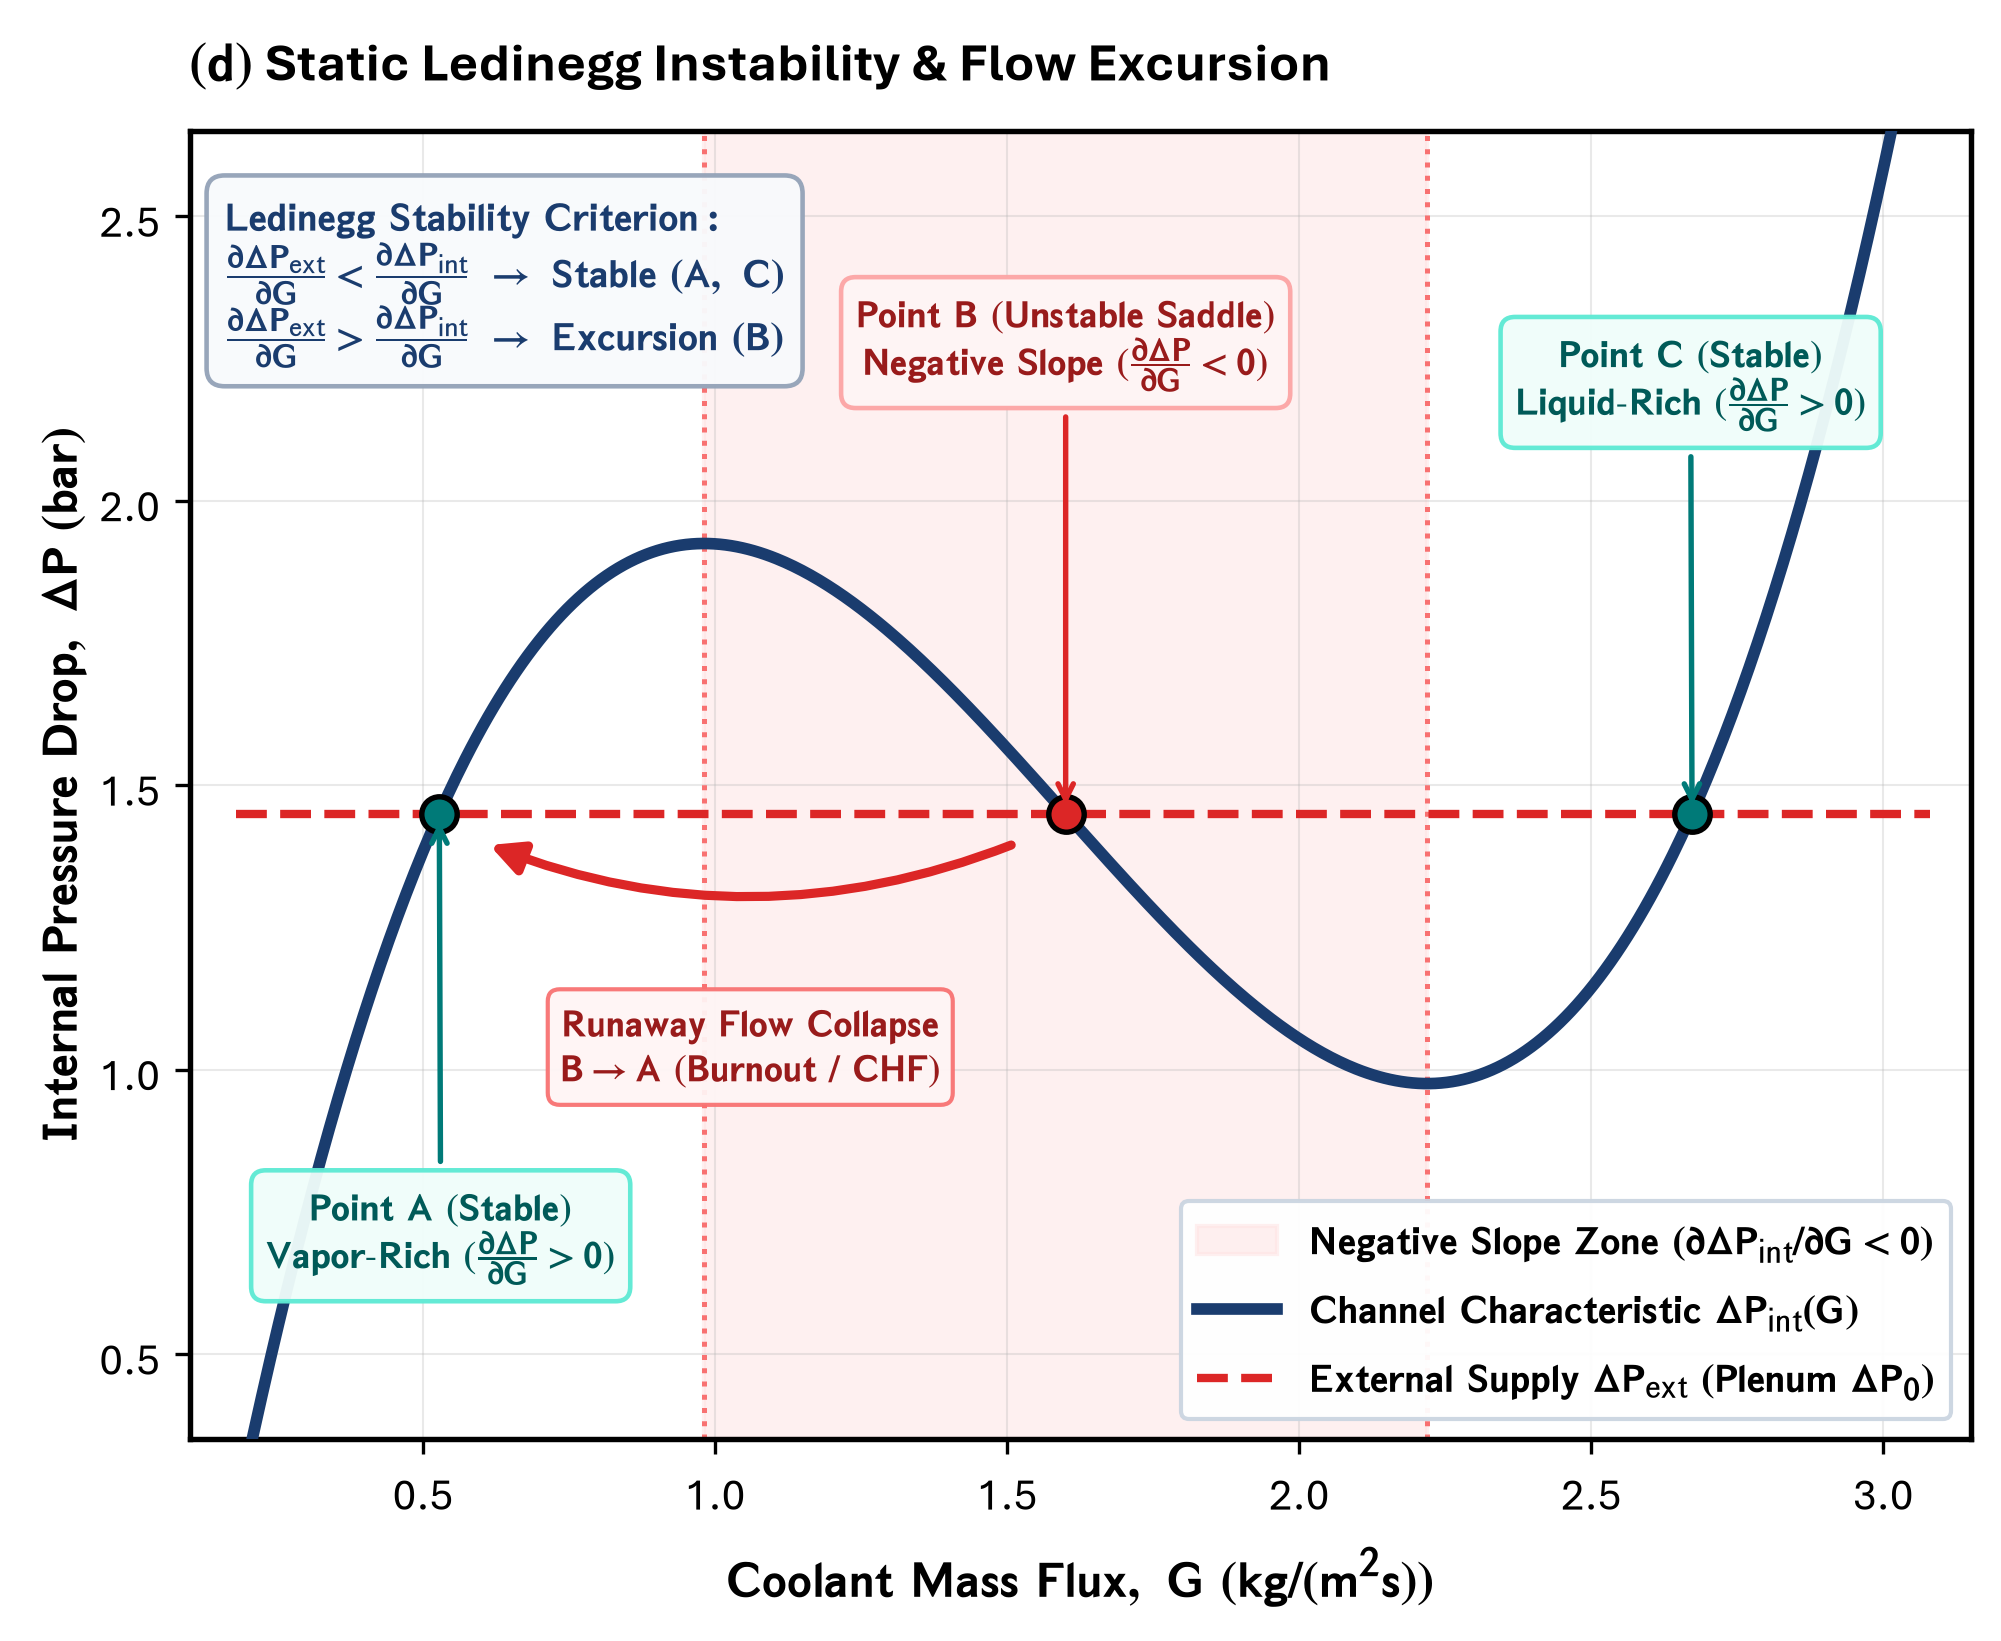

Reproduce this figure in Python.
"""Panel (d): Static Ledinegg Instability & Dynamic Excursion Runaway Jump
Modular, Fully-Configurable Python Script styled with modern Aptos typography.

Features:
- Aptos font family with STIX-Sans mathematical fontset.
- Complete `CONFIG` styling dictionary controlling all typography, colors, geometries, and texts.
- Physical S-curve with 3 intersection operating points:
    * Point A (Stable Low-Flow / Vapor-Rich Branch)
    * Point B (Unstable Saddle / Negative Slope Branch)
    * Point C (Stable High-Flow / Liquid-Rich Branch)
- Shaded Ledinegg Negative Slope Instability Zone (∂ΔP/∂G < 0).
- Dynamic Flow Excursion / Runaway Jump trajectory (B -> A CHF Burnout collapse).
- Governing Ledinegg Stability Criterion equation card.
- Single-column journal layout.
"""
import os
import glob
import matplotlib.pyplot as plt
import matplotlib.font_manager as fm
import matplotlib._mathtext as mmt
import numpy as np

# ==============================================================================
# 0. FONT REGISTRATION (Aptos / CloudFonts)
# ==============================================================================
cloud_dir = r"C:\Users\User\AppData\Local\Microsoft\FontCache\4\CloudFonts"
for d in glob.glob(os.path.join(cloud_dir, "Aptos*")):
    for f in glob.glob(os.path.join(d, "*.ttf")):
        try:
            fm.fontManager.addfont(f)
        except Exception:
            pass

# ==============================================================================
# MASTER CONFIGURATION & STYLING DICTIONARY
# ==============================================================================
CONFIG = {
    # 1. Figure & Canvas
    "figure": {
        "figsize": (6.8, 5.6),
        "dpi": 300,
        "tight_layout": True,
        "output_path": "d:/AGravity/Tide_Tutor/Figures/figure_1/panel_d_ledinegg_excursion.png",
    },

    # 2. Typography & Matplotlib RC Params (Aptos + stixsans)
    "typography": {
        "font.family": "Aptos",
        "font.sans-serif": ["Aptos", "Segoe UI", "Arial", "DejaVu Sans"],
        "font.size": 11,
        "axes.labelsize": 12.0,
        "axes.titlesize": 13.0,
        "xtick.labelsize": 10.5,
        "ytick.labelsize": 10.5,
        "legend.fontsize": 9.8,
        "axes.linewidth": 1.3,
        "grid.linewidth": 0.5,
        "grid.alpha": 0.28,
        "mathtext.fontset": "stixsans",
        "mathtext_shrink_factor": 0.85,  # Subscript & superscript scaling (default 0.7)
    },

    # 3. Global Color Palette
    "palette": {
        "channel_curve": "#1a3c6e",    # Deep Navy
        "pump_supply": "#dc2626",      # Bright Crimson
        "stable_pt": "#007a78",        # Teal / Emerald
        "unstable_pt": "#dc2626",      # Crimson
        "excursion_arrow": "#dc2626",  # Red
        "instability_zone": "#fee2e2", # Soft Red Shading
        "instability_border": "#f87171",
        "card_bg": "#f8fafc",
        "card_border": "#94a3b8",
    },

    # 4. Axes, Title & Labels
    "axes": {
        "title": {
            "text": r"$\mathbf{(d)}$ Static Ledinegg Instability & Flow Excursion",
            "fontsize": 13.0,
            "fontweight": "bold",
            "pad": 12,
            "loc": "left",
        },
        "xlabel": {
            "text": r"$\mathbf{Coolant\ Mass\ Flux,\ G\ (kg/(m^2 s))}$",
            "fontsize": 12.0,
            "fontweight": "bold",
            "labelpad": 6,
        },
        "ylabel": {
            "text": r"$\mathbf{Internal\ Pressure\ Drop,\ \Delta P\ (bar)}$",
            "fontsize": 12.0,
            "fontweight": "bold",
            "labelpad": 2,
        },
        "xlim": (0.1, 3.15),
        "ylim": (0.35, 2.65),
        "grid": True,
    },

    # 5. Physics Curves
    "curves": {
        "g_range": (0.18, 3.08, 600),
        "pump_head": 1.45,
        "s_curve": {
            "label": r"$\mathbf{Channel\ Characteristic\ \Delta P_{\mathrm{int}}(G)}$",
            "color": "#1a3c6e",
            "linestyle": "-",
            "linewidth": 2.8,
            "zorder": 4,
        },
        "pump_line": {
            "label": r"$\mathbf{External\ Supply\ \Delta P_{\mathrm{ext}}\ (Plenum\ \Delta P_0)}$",
            "color": "#dc2626",
            "linestyle": "--",
            "linewidth": 2.0,
            "zorder": 3,
        },
    },

    # 6. Instability Zone Shading
    "instability_zone": {
        "color": "#fee2e2",
        "alpha": 0.50,
        "border_color": "#f87171",
        "border_linestyle": ":",
        "border_linewidth": 1.2,
        "label": r"$\mathbf{Negative\ Slope\ Zone\ (\partial \Delta P_{\mathrm{int}} / \partial G < 0)}$",
    },

    # 7. Operating Points Annotations
    "operating_points": {
        "marker_size": 8.5,
        "edge_color": "black",
        "edge_width": 1.3,
        "zorder": 6,
        "pt_A": {
            "name": "A",
            "color": "#007a78",
            "xytext": (0.53, 0.65),
            "text": (
                r"$\mathbf{Point\ A\ (Stable)}$" + "\n"
                r"$\mathbf{Vapor\text{-}Rich\ (\frac{\partial \Delta P}{\partial G} > 0)}$"
            ),
            "fontsize": 9.2,
            "fontweight": "bold",
            "color_text": "#005a58",
            "bbox": {
                "boxstyle": "round,pad=0.38",
                "fc": "#f0fdfa",
                "ec": "#5eead4",
                "lw": 1.1,
                "alpha": 0.96,
            },
            "arrowprops": {
                "arrowstyle": "->",
                "color": "#007a78",
                "lw": 1.3,
            },
        },
        "pt_B": {
            "name": "B",
            "color": "#dc2626",
            "xytext": (1.60, 2.22),
            "text": (
                r"$\mathbf{Point\ B\ (Unstable\ Saddle)}$" + "\n"
                r"$\mathbf{Negative\ Slope\ (\frac{\partial \Delta P}{\partial G} < 0)}$"
            ),
            "fontsize": 9.2,
            "fontweight": "bold",
            "color_text": "#991b1b",
            "bbox": {
                "boxstyle": "round,pad=0.38",
                "fc": "#fff5f5",
                "ec": "#fca5a5",
                "lw": 1.1,
                "alpha": 0.96,
            },
            "arrowprops": {
                "arrowstyle": "->",
                "color": "#dc2626",
                "lw": 1.3,
            },
        },
        "pt_C": {
            "name": "C",
            "color": "#007a78",
            "xytext": (2.67, 2.15),
            "text": (
                r"$\mathbf{Point\ C\ (Stable)}$" + "\n"
                r"$\mathbf{Liquid\text{-}Rich\ (\frac{\partial \Delta P}{\partial G} > 0)}$"
            ),
            "fontsize": 9.2,
            "fontweight": "bold",
            "color_text": "#005a58",
            "bbox": {
                "boxstyle": "round,pad=0.38",
                "fc": "#f0fdfa",
                "ec": "#5eead4",
                "lw": 1.1,
                "alpha": 0.96,
            },
            "arrowprops": {
                "arrowstyle": "->",
                "color": "#007a78",
                "lw": 1.3,
            },
        },
    },

    # 8. Dynamic Excursion Jump Trajectory
    "excursion_jump": {
        "start": (1.52, 1.40),
        "end": (0.60, 1.40),
        "arrowprops": {
            "arrowstyle": "-|>",
            "color": "#dc2626",
            "lw": 2.2,
            "ls": "-",
            "mutation_scale": 16,
            "connectionstyle": "arc3,rad=-0.20",
        },
        "text": (
            r"$\mathbf{Runaway\ Flow\ Collapse}$" + "\n"
            r"$\mathbf{B \rightarrow A\ (Burnout\ /\ CHF)}$"
        ),
        "x": 1.06,
        "y": 1.12,
        "fontsize": 9.0,
        "color": "#991b1b",
        "ha": "center",
        "va": "top",
        "bbox": {
            "boxstyle": "round,pad=0.32",
            "fc": "#fff5f5",
            "ec": "#f87171",
            "lw": 1.0,
            "alpha": 0.94,
        },
    },

    # 9. Stability Criterion Card
    "stability_card": {
        "coordinate_system": "data",
        "x": 0.16,
        "y": 2.54,
        "ha": "left",
        "va": "top",
        "text": (
            r"$\mathbf{Ledinegg\ Stability\ Criterion:}$" + "\n"
            r"$\mathbf{\frac{\partial \Delta P_{\mathrm{ext}}}{\partial G} < \frac{\partial \Delta P_{\mathrm{int}}}{\partial G}\ \rightarrow\ Stable\ (A,\ C)}$" + "\n"
            r"$\mathbf{\frac{\partial \Delta P_{\mathrm{ext}}}{\partial G} > \frac{\partial \Delta P_{\mathrm{int}}}{\partial G}\ \rightarrow\ Excursion\ (B)}$"
        ),
        "fontsize": 9.6,
        "fontweight": "bold",
        "color": "#1a3c6e",
        "bbox": {
            "boxstyle": "round,pad=0.45",
            "fc": "#f8fafc",
            "ec": "#94a3b8",
            "lw": 1.1,
            "alpha": 0.96,
        },
    },

    # 10. Legend
    "legend": {
        "loc": "lower right",
        "frameon": True,
        "framealpha": 0.95,
        "facecolor": "white",
        "edgecolor": "#cbd5e1",
        "fontsize": 9.6,
    },
}


# ==============================================================================
# PLOTTING ENGINE (Reads 100% from CONFIG)
# ==============================================================================
def generate_panel_d(config=CONFIG):
    # Apply Typography & RC Params
    typo_cfg = dict(config["typography"])
    shrink_factor = typo_cfg.pop("mathtext_shrink_factor", 0.85)
    mmt.SHRINK_FACTOR = shrink_factor
    plt.rcParams.update(typo_cfg)

    # Create Canvas
    fig, ax = plt.subplots(figsize=config["figure"]["figsize"], dpi=config["figure"]["dpi"])

    # Set Title & Axes Labels
    ax_cfg = config["axes"]
    ax.set_title(ax_cfg["title"]["text"],
                 fontsize=ax_cfg["title"]["fontsize"],
                 fontweight=ax_cfg["title"]["fontweight"],
                 pad=ax_cfg["title"]["pad"],
                 loc=ax_cfg["title"]["loc"])
    
    ax.set_xlabel(ax_cfg["xlabel"]["text"],
                  fontsize=ax_cfg["xlabel"]["fontsize"],
                  fontweight=ax_cfg["xlabel"]["fontweight"],
                  labelpad=ax_cfg["xlabel"]["labelpad"])
    
    ax.set_ylabel(ax_cfg["ylabel"]["text"],
                  fontsize=ax_cfg["ylabel"]["fontsize"],
                  fontweight=ax_cfg["ylabel"]["fontweight"],
                  labelpad=ax_cfg["ylabel"]["labelpad"])
    
    ax.set_xlim(*ax_cfg["xlim"])
    ax.set_ylim(*ax_cfg["ylim"])
    ax.grid(ax_cfg["grid"])

    # Generate Mass Flux Domain & Physics S-Curve
    g_min, g_max, g_pts = config["curves"]["g_range"]
    G = np.linspace(g_min, g_max, g_pts)
    
    def s_curve_func(g):
        x = g - 1.6
        return x**3 - 1.15 * x + 1.45

    dp_int = s_curve_func(G)
    pump_head = config["curves"]["pump_head"]
    pump_line = np.full_like(G, pump_head)

    # Negative Slope Turning Points
    # d(dP)/dG = 3*(G - 1.6)^2 - 1.15 = 0 => G = 1.6 +/- sqrt(1.15/3)
    delta_turn = np.sqrt(1.15 / 3.0)
    g_turn_max = 1.6 - delta_turn  # ~0.981
    g_turn_min = 1.6 + delta_turn  # ~2.219

    # 1. Shaded Instability Zone
    iz_cfg = config["instability_zone"]
    ax.axvspan(g_turn_max, g_turn_min,
               color=iz_cfg["color"],
               alpha=iz_cfg["alpha"],
               label=iz_cfg["label"],
               zorder=1)
    ax.axvline(g_turn_max, color=iz_cfg["border_color"], ls=iz_cfg["border_linestyle"], lw=iz_cfg["border_linewidth"], zorder=2)
    ax.axvline(g_turn_min, color=iz_cfg["border_color"], ls=iz_cfg["border_linestyle"], lw=iz_cfg["border_linewidth"], zorder=2)

    # 2. Plot Characteristics
    c_cfg = config["curves"]
    ax.plot(G, dp_int, color=c_cfg["s_curve"]["color"], lw=c_cfg["s_curve"]["linewidth"],
            ls=c_cfg["s_curve"]["linestyle"], label=c_cfg["s_curve"]["label"], zorder=c_cfg["s_curve"]["zorder"])
    ax.plot(G, pump_line, color=c_cfg["pump_line"]["color"], lw=c_cfg["pump_line"]["linewidth"],
            ls=c_cfg["pump_line"]["linestyle"], label=c_cfg["pump_line"]["label"], zorder=c_cfg["pump_line"]["zorder"])

    # 3. Intersection Roots (Operating Points A, B, C)
    # (G - 1.6)^3 - 1.15*(G - 1.6) = 0 => G = 1.6 - sqrt(1.15), 1.6, 1.6 + sqrt(1.15)
    delta_root = np.sqrt(1.15)
    g_roots = {
        "pt_A": (1.6 - delta_root, pump_head),
        "pt_B": (1.6, pump_head),
        "pt_C": (1.6 + delta_root, pump_head),
    }

    op_cfg = config["operating_points"]
    for pt_key, (gx, gy) in g_roots.items():
        pt_data = op_cfg[pt_key]
        # Plot marker
        ax.plot(gx, gy, "o", color=pt_data["color"],
                markersize=op_cfg["marker_size"],
                markeredgecolor=op_cfg["edge_color"],
                markeredgewidth=op_cfg["edge_width"],
                zorder=op_cfg["zorder"])
        # Annotate
        ax.annotate(pt_data["text"],
                    xy=(gx, gy),
                    xytext=pt_data["xytext"],
                    fontsize=pt_data["fontsize"],
                    fontweight=pt_data["fontweight"],
                    color=pt_data["color_text"],
                    ha="center",
                    bbox=dict(**pt_data["bbox"]),
                    arrowprops=dict(**pt_data["arrowprops"]),
                    zorder=7)

    # 4. Dynamic Flow Excursion Jump Arrow & Text
    exc_cfg = config["excursion_jump"]
    ax.annotate("", xy=exc_cfg["end"], xytext=exc_cfg["start"],
                arrowprops=dict(**exc_cfg["arrowprops"]), zorder=6)
    ax.text(exc_cfg["x"], exc_cfg["y"], exc_cfg["text"],
            fontsize=exc_cfg["fontsize"],
            color=exc_cfg["color"],
            ha=exc_cfg["ha"],
            va=exc_cfg["va"],
            bbox=dict(**exc_cfg["bbox"]),
            zorder=7)

    # 5. Stability Criterion Card
    sc_cfg = config["stability_card"]
    sc_trans = ax.transAxes if sc_cfg.get("coordinate_system", "data") == "axes" else ax.transData
    ax.text(sc_cfg["x"], sc_cfg["y"], sc_cfg["text"],
            transform=sc_trans,
            ha=sc_cfg["ha"], va=sc_cfg["va"],
            fontsize=sc_cfg["fontsize"], color=sc_cfg["color"],
            bbox=dict(**sc_cfg["bbox"]), zorder=7)

    # 6. Add Legend
    leg_cfg = config["legend"]
    ax.legend(loc=leg_cfg["loc"], frameon=leg_cfg["frameon"],
              framealpha=leg_cfg["framealpha"], facecolor=leg_cfg["facecolor"],
              edgecolor=leg_cfg["edgecolor"], fontsize=leg_cfg["fontsize"])

    # Save Output
    if config["figure"]["tight_layout"]:
        plt.tight_layout()

    out_file = config["figure"]["output_path"]
    os.makedirs(os.path.dirname(os.path.abspath(out_file)), exist_ok=True)
    if os.path.exists(out_file):
        try:
            os.remove(out_file)
        except Exception:
            pass

    plt.savefig(out_file, dpi=config["figure"]["dpi"], bbox_inches="tight")
    print("Successfully generated and saved Panel (d) with Aptos to:", out_file)
    return fig, ax


if __name__ == "__main__":
    generate_panel_d()
